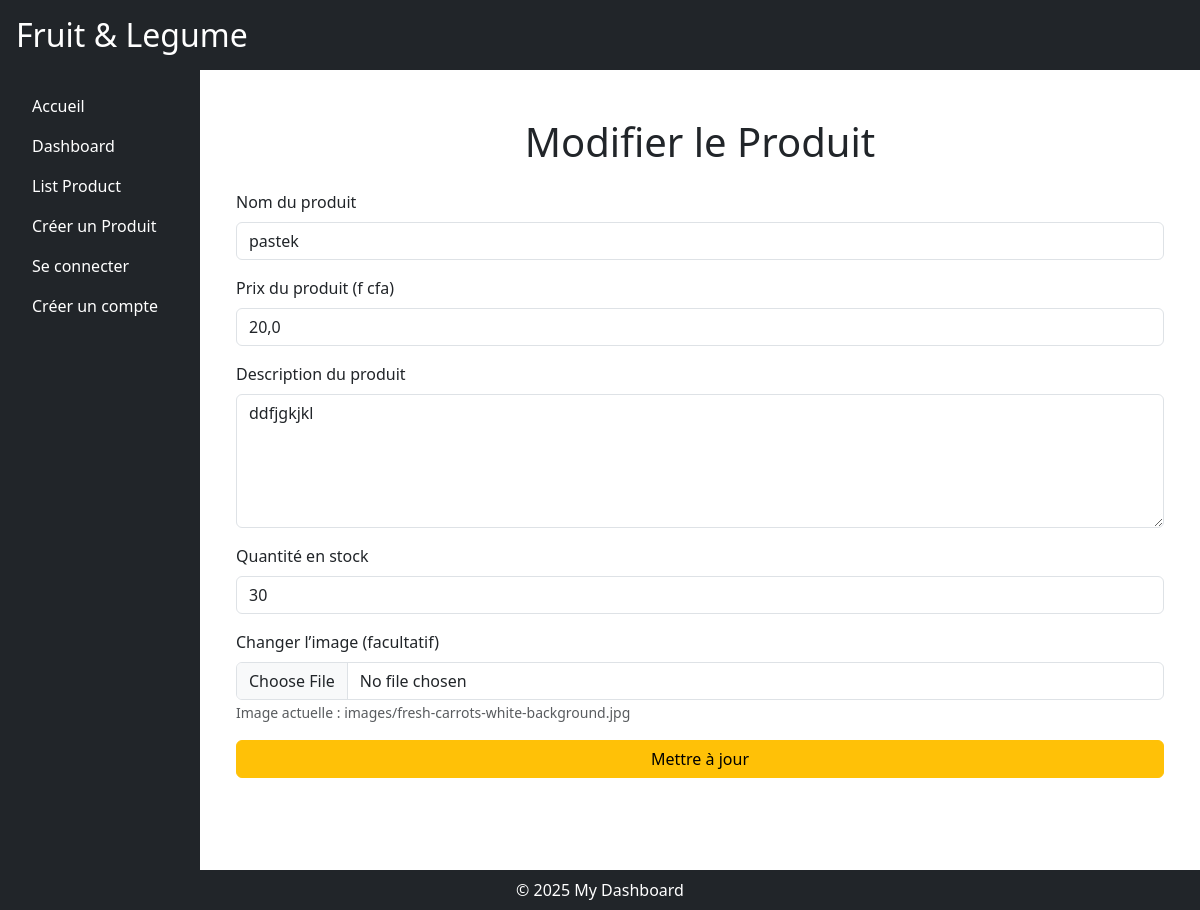
The page /produit/7/update/ on the database its author committed.
### produit/models.py (models this page shows, shortened)
class Produit(models.Model):
    nom = models.CharField(max_length=255)
    description = models.TextField(null=True, blank=True)
    prix = models.FloatField()
    image = models.ImageField(upload_to='images/')
    quantite = models.IntegerField(default=0)  # <-- Ajouté ici correctement

### produit/views.py (the view, shortened to what this page needs)
# urls.py: path('produit/<int:pk>/update/', UpdateProduit.as_view(), name='product_update'),  # Mise à jour d'un produit
class UpdateProduit(View):
    def get(self, request, pk):
        produit = get_object_or_404(Produit, pk=pk)
        return render(request, 'produit/update_produit.html', {'produit': produit})

### templates/produit/update_produit.html (shortened to what this page needs)
{% extends 'Dashboard/base.html' %}
{% block content %}
<div class="container mt-5">
    <h1 class="text-center mb-4">Modifier le Produit</h1>
    <form action="{% url 'produit:product_update' produit.id %}" method="POST" enctype="multipart/form-data">
        <div class="mb-3">
            <label for="nom" class="form-label">Nom du produit</label>
            <input type="text" id="nom" name="nom" class="form-control" value="{{ produit.nom }}" required>
        </div>
        <div class="mb-3">
            <label for="prix" class="form-label">Prix du produit (f cfa)</label>
            <input type="text" id="prix" name="prix" class="form-control" value="{{ produit.prix }}" required>
        </div>
        <div class="mb-3">
            <label for="description" class="form-label">Description du produit</label>
            <textarea name="description" id="description" class="form-control" rows="5" required>{{ produit.description }}</textarea>
        </div>
        <div class="mb-3">
            <label for="quantite" class="form-label">Quantité en stock</label>
            <input type="number" id="quantite" name="quantite" class="form-control" value="{{ produit.quantite }}" required>
        </div>
        <div class="mb-3">
            <label for="image" class="form-label">Changer l’image (facultatif)</label>
            <input type="file" name="image" id="image" class="form-control">
            {% if produit.image %}
                <small class="form-text text-muted">Image actuelle : {{ produit.image.name }}</small>
            {% endif %}
        </div>
        <button type="submit" class="btn btn-warning w-100">Mettre à jour</button>
    </form>
</div>
{% endblock %}

### templates/Dashboard/_includes/_meta.html (style rules this page uses)
body { min-height: 100vh; display: flex; flex-direction: column; }

### rows shown on the page
Produit: nom "pastek", prix "20,0", description "ddfjgkjkl", quantite "30", image.name "images/fresh-carrots-white-background.jpg"
